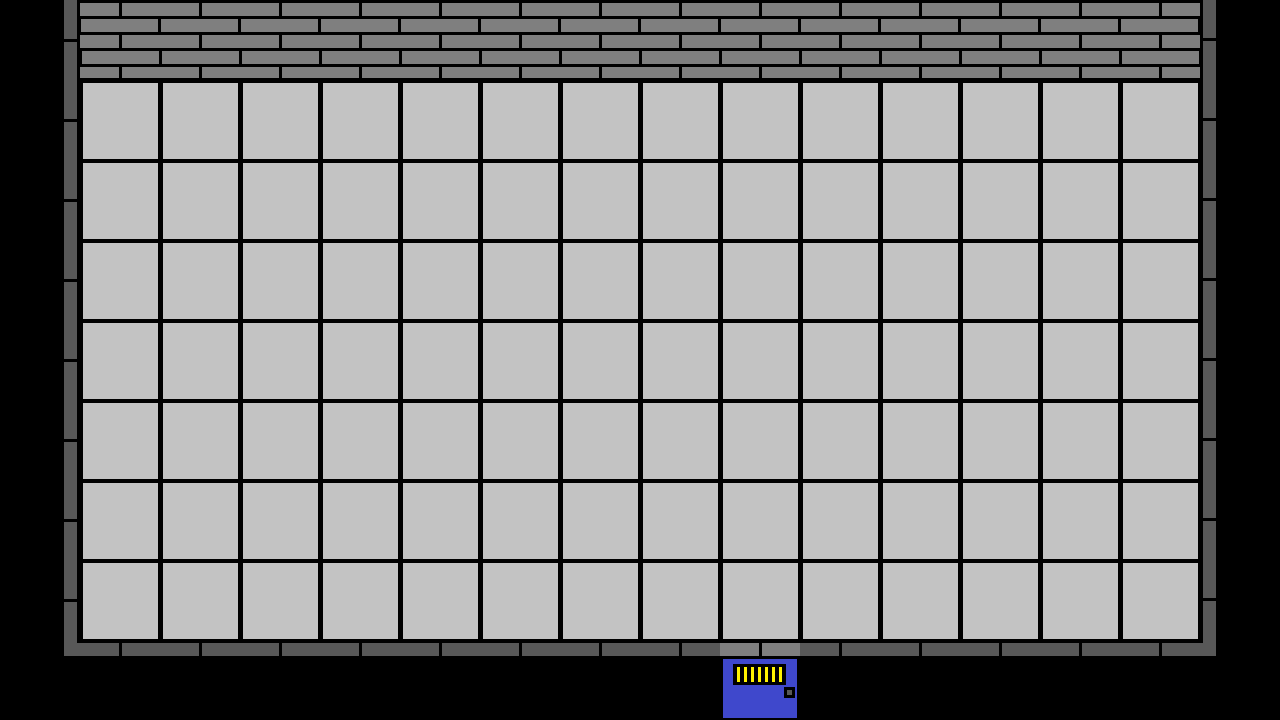

A level layout from a 2D game, rendered from its tile map. Below: a short description, then the map file with its tile-grid data intact:
An orthogonal 16x9 tile map with 80x80 px tiles, 1 tile layer (tile layer) and 1 object (door).

<map version="1.4" tiledversion="1.4.2" orientation="orthogonal" renderorder="right-down" width="16" height="9" tilewidth="80" tileheight="80" infinite="0" nextlayerid="4" nextobjectid="5">
 <tileset firstgid="1" source="trial_tileset.tsx" />
 <layer id="1" name="tile layer" width="16" height="9">
  <data encoding="csv">
9,7,7,7,7,7,7,7,7,7,7,7,7,7,7,10,
9,2,2,2,2,2,2,2,2,2,2,2,2,2,2,10,
9,2,2,2,2,2,2,2,2,2,2,2,2,2,2,10,
9,2,2,2,2,2,2,2,2,2,2,2,2,2,2,10,
9,2,2,2,2,2,2,2,2,2,2,2,2,2,2,10,
9,2,2,2,2,2,2,2,2,2,2,2,2,2,2,10,
9,2,2,2,2,2,2,2,2,2,2,2,2,2,2,10,
9,2,2,2,2,2,2,2,2,2,2,2,2,2,2,10,
13,11,11,11,11,11,11,11,11,20,11,11,11,11,11,12
</data>
 </layer>
 <objectgroup id="3" name="object layer">
  <object id="3" name="door" type="door" x="720.891" y="597.956" width="79.6619" height="40.3227">
   <properties>
    <property name="target_map" value="data/Tiled/room_with_corridors.tmx" />
    <property name="target_x" type="int" value="760" />
    <property name="target_y" type="int" value="160" />
   </properties>
  </object>
 </objectgroup>
</map>
